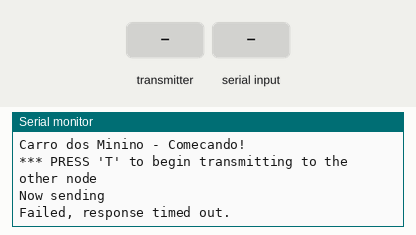
This sketch was run on a simulated Arduino Nano, built with avr-gcc and run on an emulated ATmega328P. Shown: the last lines printed to the serial monitor. The inputs (shaded band) are chosen by the test bench. No radio packets arrive unless stated.

Above: at 1.2 s.
1.3 s: the transmitter starts sending got_time = 0
At 2.1 s:
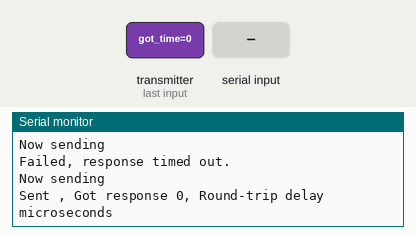
3.8 s: "T" received over Serial
5.8 s: "R" received over Serial
At 6.5 s:
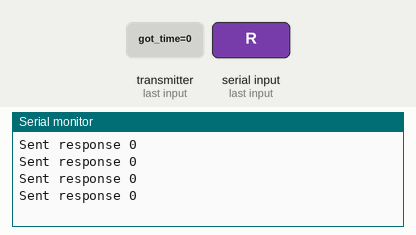
7.8 s: "1" received over Serial
9.3 s: "T" received over Serial
At 10.1 s:
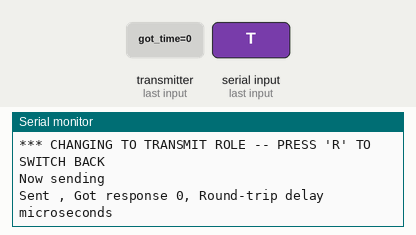

Measured:
- after the input at 1.3 s, the serial monitor: prints a new line at once (image 1)
- after the input at 5.8 s, the serial monitor: prints a new line after 0.51 s (image 2)
- after the input at 9.3 s, the serial monitor: prints a new line at once (image 3)

The sketch:

Carro_Tent_1.ino
```cpp
/*
* Getting Started example sketch for nRF24L01+ radios
* This is a very basic example of how to send data from one node to another
* Updated: Dec 2014 by TMRh20
*/

#include <SPI.h>
#include "RF24.h"

/****************** User Config ***************************/
/***      Set this radio as radio number 0 or 1         ***/
bool radioNumber = 1;
          // 0 = CARRO
          // 1 = Controle Remoto

/* Hardware configuration: Set up nRF24L01 radio on SPI bus plus pins 7 & 8 */
RF24 radio(9,10);     // this is as its in the NANO IO SHIELD
/**********************************************************/

byte addresses[][6] = {"1Node","2Node"};

// Used to control whether this node is sending or receiving
bool role = 1;
          // 0 = CARRO
          // 1 = Controle Remoto

void setup() {
  Serial.begin(115200);
  Serial.println(F("Carro dos Minino - Comecando! "));
  Serial.println(F("*** PRESS 'T' to begin transmitting to the other node"));
  radio.begin();
  radio.setChannel(120);

  radio.setPALevel(RF24_PA_MAX);
  // Open a writing and reading pipe on each radio, with opposite addresses
  if(radioNumber){
    radio.openWritingPipe(addresses[1]);
    radio.openReadingPipe(1,addresses[0]);
  }else{
    radio.openWritingPipe(addresses[0]);
    radio.openReadingPipe(1,addresses[1]);
  }

  radio.startListening();  // Start the radio listening for data

}

void loop() {

/****************** CONTROLE REMOTO Role ***************************/
if (role == 1)  {

    radio.stopListening();                                    // First, stop listening so we can talk.
    Serial.println(F("Now sending"));

//    unsigned long start_time = micros();                             // Take the time, and send it.  This will block until complete
     if (!radio.write( 1, 1 )){
       Serial.println(F("failed"));
     }

    radio.startListening();                                    // Now, continue listening

    unsigned long started_waiting_at = micros();               // Set up a timeout period, get the current microseconds
    boolean timeout = false;                                   // Set up a variable to indicate if a response was received or not

    while ( ! radio.available() ){                             // While nothing is received
      if (micros() - started_waiting_at > 200000 ){            // If waited longer than 200ms, indicate timeout and exit while loop
          timeout = true;
          break;
      }
    }

    if ( timeout ){                                             // Describe the results
        Serial.println(F("Failed, response timed out."));
    }else{
        unsigned long got_time;                                 // Grab the response, compare, and send to debugging spew
        radio.read( &got_time, sizeof(unsigned long) );
        unsigned long end_time = micros();

        // Spew it
        Serial.print(F("Sent "));
 //       Serial.print(start_time);
        Serial.print(F(", Got response "));
        Serial.print(got_time);
        Serial.print(F(", Round-trip delay "));
//        Serial.print(end_time-start_time);
        Serial.println(F(" microseconds"));
    }

    // Try again 1s later
    delay(1000);
  }


/****************** Pong Back Role ***************************/

  if ( role == 0 )
  {
    unsigned long got_time;

    if( radio.available()){
                                                                    // Variable for the received timestamp
      while (radio.available()) {                                   // While there is data ready
        radio.read( &got_time, sizeof(unsigned long) );             // Get the payload
      }

      radio.stopListening();                                        // First, stop listening so we can talk
      radio.write( &got_time, sizeof(unsigned long) );              // Send the final one back.
      radio.startListening();                                       // Now, resume listening so we catch the next packets.
      Serial.print(F("Sent response "));
      Serial.println(got_time);
   }
 }


/****************** Change Roles via Serial Commands ***************************/

  if ( Serial.available() )
  {
    char c = toupper(Serial.read());
    Serial.println(c);
    if ( c == 'T' && role == 0 ){
      Serial.println(F("*** CHANGING TO TRANSMIT ROLE -- PRESS 'R' TO SWITCH BACK"));
      role = 1;                  // Become the primary transmitter (ping out)

   }else
    if ( c == 'R' && role == 1 ){
      Serial.println(F("*** CHANGING TO RECEIVE ROLE -- PRESS 'T' TO SWITCH BACK"));
       role = 0;                // Become the primary receiver (pong back)
       radio.startListening();

    }
  }


} // Loop
```
